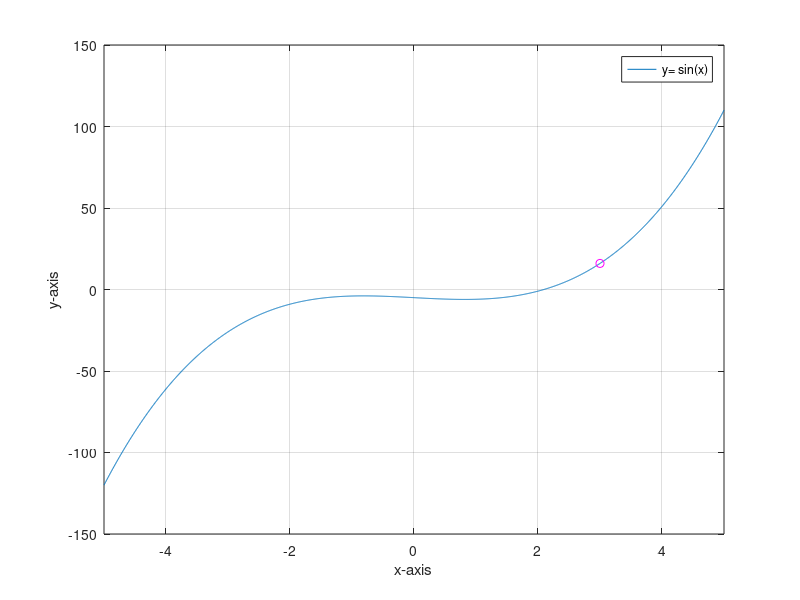

The MATLAB source for this figure:
clc
clear all
f=@(x) x.^3-2*x-5;

fplot(f,[-5,5]);
grid on;
hold on;
plot(3,f(3),'mo');
legend('y= sin(x)');
xlabel('x-axis');
ylabel('y-axis');

